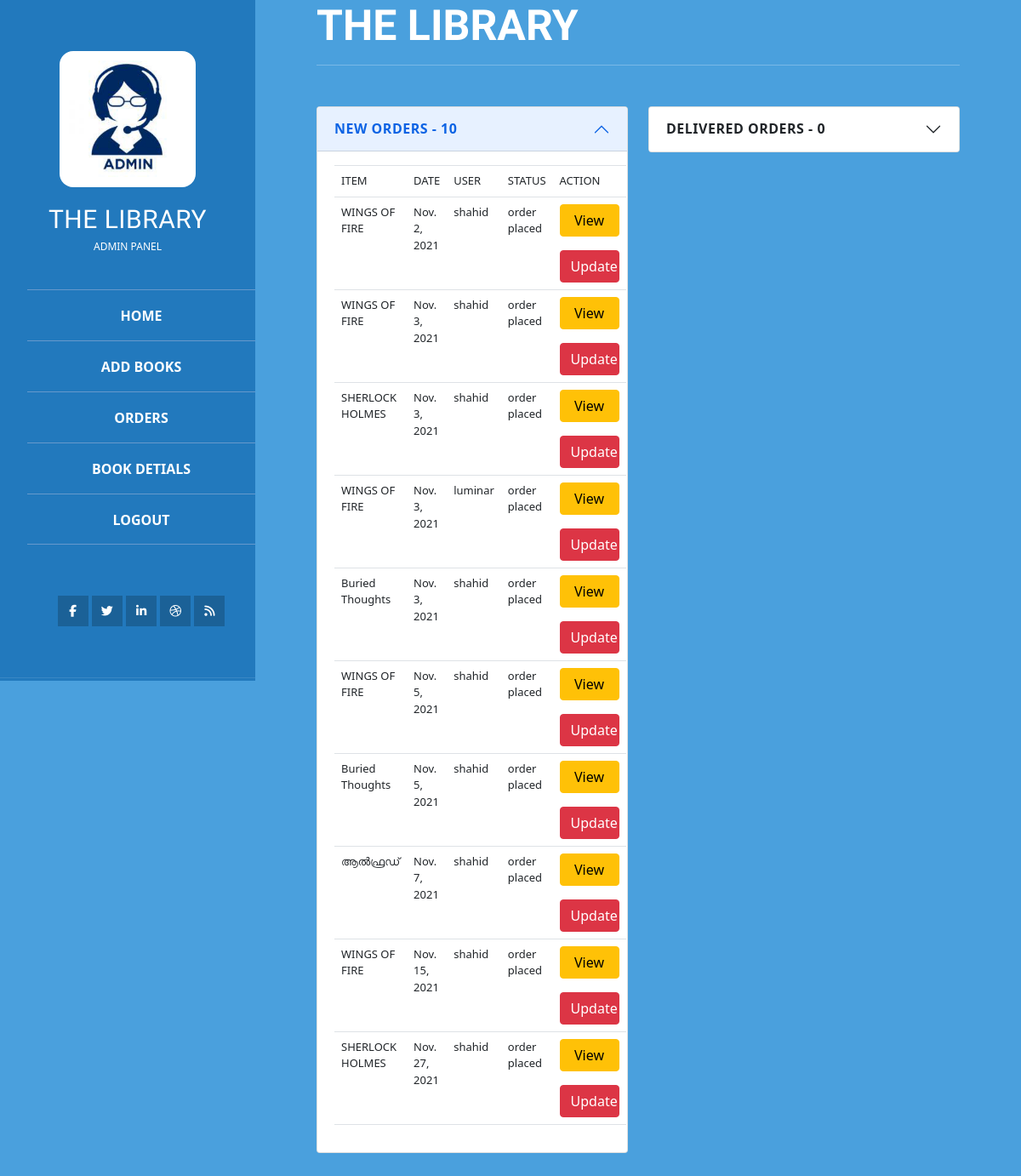
The app's page /book/customer/order with its own data.
### bookstoreapp/models.py (models this page shows)
class Order(models.Model):
    item=models.ForeignKey(Book,on_delete=models.CASCADE)
    user=models.CharField(max_length=40)
    address=models.CharField(max_length=120)
    order_date=models.DateField(auto_now_add=True)
    options=(
        ("order placed","order placed"),
        ("Dispatched","Dispatched"),
        ("Cancelled","Cancelled"),
        ("Delivered","Delivered")
    )
    status=models.CharField(max_length=120,choices=options,default="order placed")
    expected_delivery_date=models.DateField(null=True,blank=True)

class Book(models.Model):
    name=models.CharField(max_length=120,unique=True)
    author=models.CharField(max_length=120)
    price=models.PositiveIntegerField(default=0)
    copies=models.PositiveIntegerField(default=0)
    image=models.ImageField(upload_to="bookimages",null=True)
    def __str__(self):
        return self.name

### bookstoreapp/views.py (the view)
# urls.py: path("customer/order",views.ViewCustomerOrders.as_view(),name="customerorder"),
class ViewCustomerOrders(ListView):
    model=Order
    template_name = "customer_orders.html"
    context_object_name = "orders"
    def get_context_data(self, *, object_list=None, **kwargs):
        context=super().get_context_data(**kwargs)
        neworders=self.model.objects.filter(status="order placed")
        context["neworders"]=neworders
        deliveredorders=self.model.objects.filter(status="Delivered")
        context["deliveredorder"]=deliveredorders
        context["neworder_count"]=neworders.count()
        context["deliveredorder_count"]=deliveredorders.count()
        return context

### bookstoreapp/templates/customer_orders.html (shortened to what this page needs)
{%extends 'adminbase.html' %}
{%block body_block%}
<div class="row mt-5">
    <div class="col-6">
        <div class="accordion-item">
            <h2 class="accordion-header" id="headingOne">
                <button class="accordion-button" type="button" data-bs-toggle="collapse"
                        data-bs-target="#collapseOne" aria-expanded="true" aria-controls="collapseOne">
                    NEW ORDERS - {{neworder_count}}
                </button>
            </h2>
            <div id="collapseOne" class="accordion-collapse collapse show" aria-labelledby="headingOne"
                 data-bs-parent="#accordionExample">
                <div class="accordion-body">
                    <table  class="table ordertable">
                        <tr>
                            <td>ITEM</td>
                            <td>DATE</td>
                            <td>USER</td>
                            <td>STATUS</td>
                            <td>ACTION</td>
                        </tr>
                        {%for order in neworders%}
                        <tr>
                            <td>{{order.item}}</td>
                            <td>{{order.order_date}}</td>
                            <td>{{order.user}}</td>
                            <td>{{order.status}}</td>
                            <td>
                                <div class="align">
                                    <a href="{%url 'customerorderdetials' order.id%}" class="btn btn-warning ordertablebtn">View</a>
                                    <a href="{%url 'orderupdate' order.id %}" class="btn btn-danger mt-3 ordertablebtn">Update</a>
                                </div>
                            </td>
                        </tr>
                        {%endfor%}
                    </table>
                </div>
            </div>
        </div>
    </div>
    <div class="col-6">
        <div class="accordion-item">
            <h2 class="accordion-header" id="headingTwo">
                <button class="accordion-button collapsed" type="button" data-bs-toggle="collapse"
                        data-bs-target="#collapseTwo" aria-expanded="false" aria-controls="collapseTwo">
                    DELIVERED ORDERS - {{deliveredorder_count}}
                </button>
            </h2>
        </div>
    </div>
</div>
{%endblock%}

### bookstoreapp/static/basecss/tooplate-style.css (style rules this page uses)
body { font-family: 'Roboto', sans-serif; overflow-x: hidden; }
a { color: #9FF; text-decoration: none; }
html { -webkit-box-sizing: border-box; -moz-box-sizing: border-box; box-sizing: border-box; }
*, *:before, *:after { -webkit-box-sizing: inherit; -moz-box-sizing: inherit; box-sizing: inherit; }
button { display: inline-block; padding: 12px 22px; background-color: #fff; color: #2279BD; font-size: 14px; font-weight: 800; letter-spacing: 0.5px; text-transform: uppercase; transition: all 0.5s; border: none; outline: none; cursor: pointer; }

### bookstoreapp/static/basecss/lightbox.css (style rules this page uses)
.ordertable { font-size:13px; }
.ordertablebtn { width:70px; }

### records on screen
Order: item "WINGS OF FIRE", order_date "Nov. 2, 2021", user "shahid", status "order placed"
Order: item "WINGS OF FIRE", order_date "Nov. 3, 2021", user "shahid", status "order placed"
Order: item "SHERLOCK HOLMES", order_date "Nov. 3, 2021", user "shahid", status "order placed"
Order: item "WINGS OF FIRE", order_date "Nov. 3, 2021", user "luminar", status "order placed"
Order: item "Buried Thoughts", order_date "Nov. 3, 2021", user "shahid", status "order placed"
Order: item "WINGS OF FIRE", order_date "Nov. 5, 2021", user "shahid", status "order placed"
Order: item "Buried Thoughts", order_date "Nov. 5, 2021", user "shahid", status "order placed"
Order: item "ആൽഫ്രഡ്", order_date "Nov. 7, 2021", user "shahid", status "order placed"
Order: item "WINGS OF FIRE", order_date "Nov. 15, 2021", user "shahid", status "order placed"
Order: item "SHERLOCK HOLMES", order_date "Nov. 27, 2021", user "shahid", status "order placed"

### other values on screen
{{ neworder_count }} "10"
{{ deliveredorder_count }} "0"
